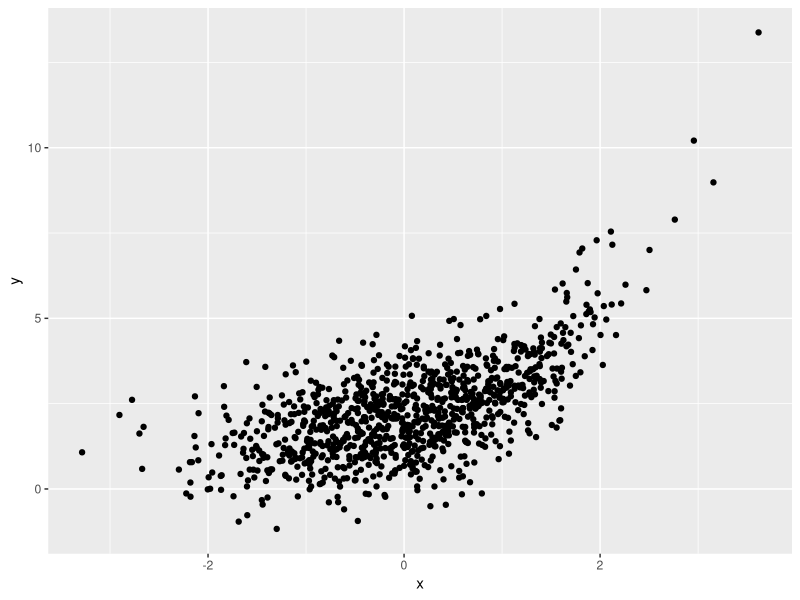
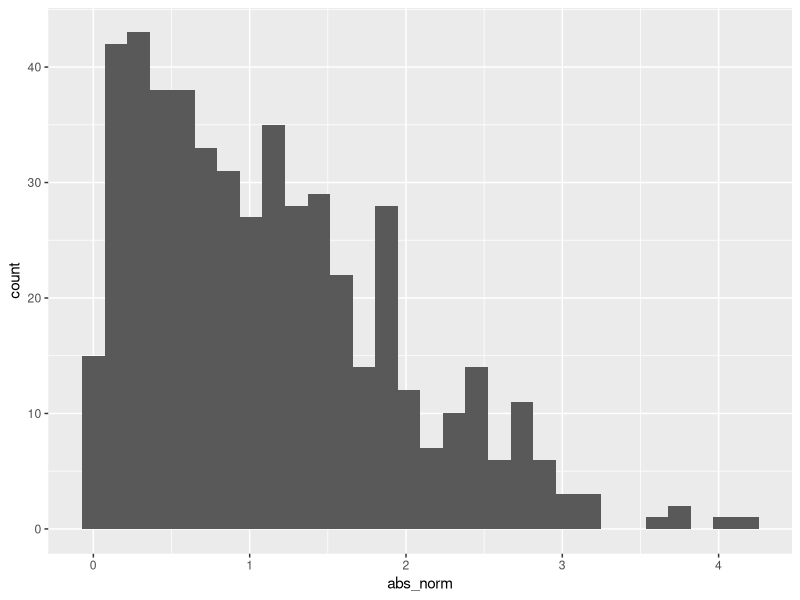

Recreate these plots in R, in order.
## ---- chunk 1
library(tidyverse)
## ---- chunk 2
samp = rnorm(100)
length(samp)
## ---- chunk 3
plot_df=
  tibble(
    x=rnorm(n=1000),
    y=1+2^x+rnorm(n=1000)
  )
ggplot(plot_df,aes(x=x,y=y))+geom_point()
## ---- chunk 4
la_df=
  tibble(
    norm=rnorm(n=500,mean=1),
    logical=norm>0,
    abs_norm=abs(norm)
    )

ggplot(la_df,aes(x=abs_norm))+geom_histogram()
